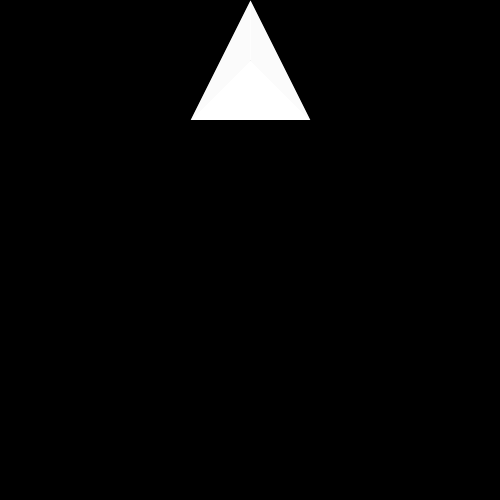
Frame 1 (no input)
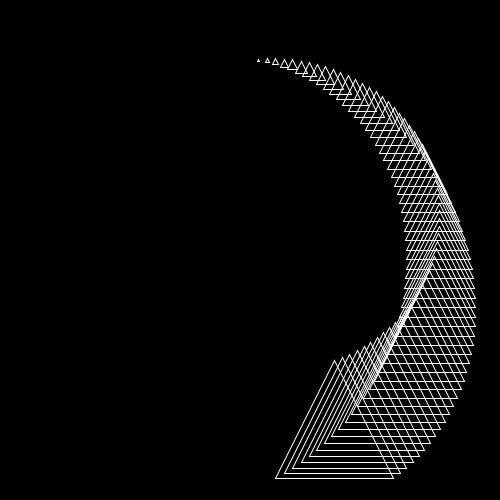
Frame 60 (the mouse pressed at the canvas centre just before this capture)
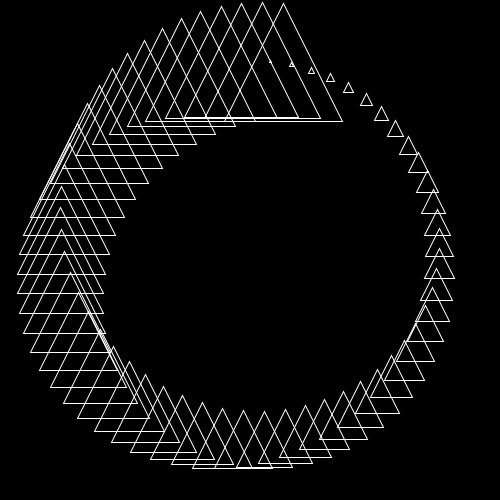
Frame 120 (the mouse held since frame 60 and released just before this capture)

The Processing sketch that drew these frames (run headless with seeded random() and noise(); from frame 60 on, the mouse is pressed at the canvas centre):

// Processing sketch: whitney_03
// ── whitney_03.pde
// John Whitney "Digital Harmony" (Page 49)

float[] triangles;

float theta;
float theta_vel;
float theta_acc;
float theta_max;

void setup() {
  size(500, 500);
  smooth();
  noFill();
  stroke(255);

  theta = 0;
  theta_vel = 0;
  theta_acc = 0.0003;
  theta_max = 0.01;

  triangles = new float[60];

  for (int i = 0; i < triangles.length; i += 1) {
    triangles[i] = i;
  }
}

void draw() {
  background(0);
  translate(width / 2, height / 2);

  float radius = width / 2 - triangles.length;

  for(int i = 0; i < triangles.length; i++) {
    float angle = TWO_PI / (float) triangles.length * -theta;
    float s = triangles.length * ((float) i / (float) triangles.length);

    float x = -radius * sin(angle * i);
    float y = -radius * cos(angle * i);

    triangle(x, y - s, x - s, y + s, x + s, y + s);
  }

  if (theta_vel < theta_max) {
    theta_vel += theta_acc;
  }

  theta += theta_vel;
}
